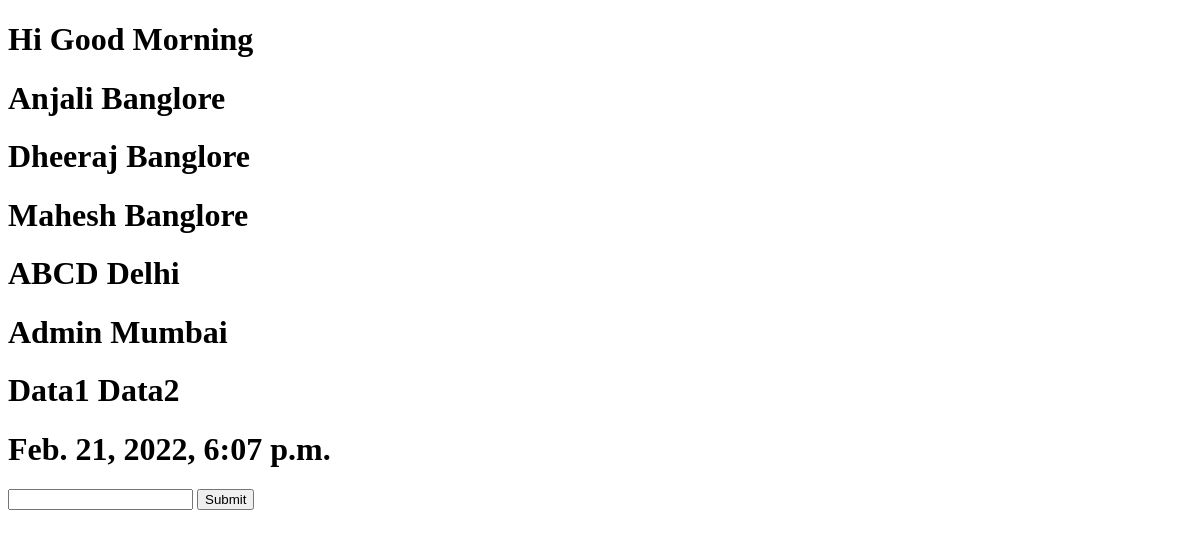
Before: /home/list/ with the older database file.
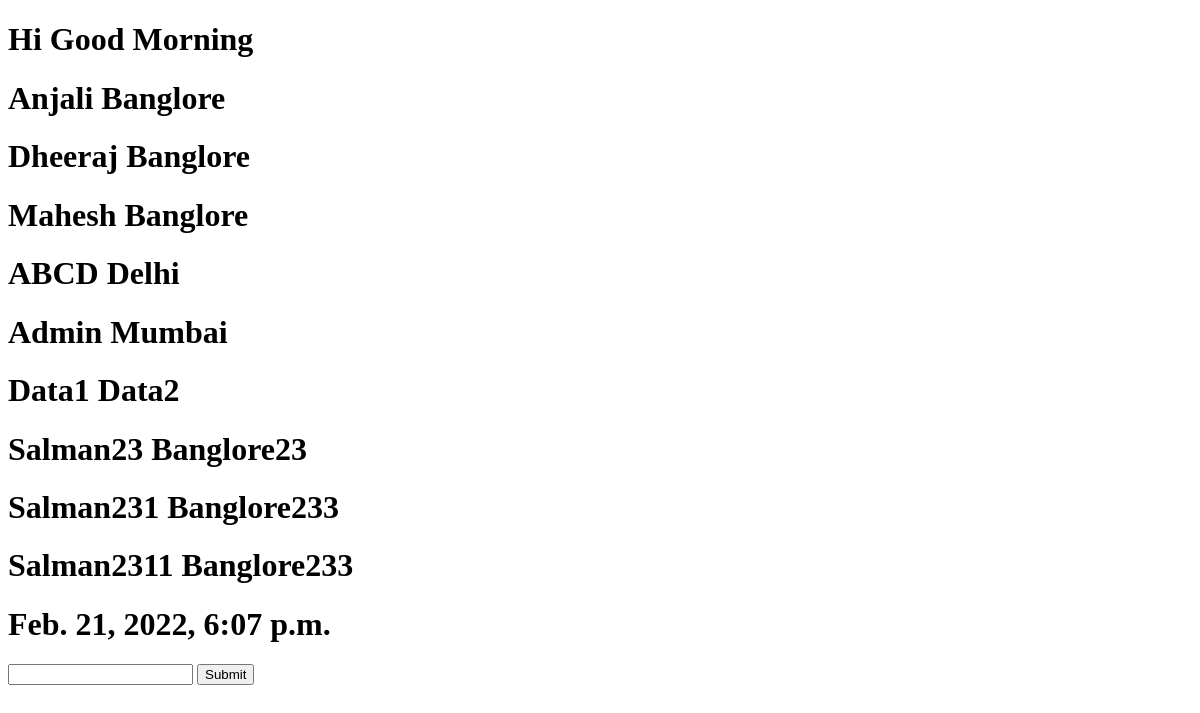
After: the same page with the newer database file.
### home/models.py (models this page shows, shortened)
class HomePage(models.Model):
    name = models.CharField(max_length=60,primary_key=True,default="Salman")
    city = models.CharField(max_length=60,default="Banglore")
    pub_date = models.DateField()

### home/views.py (the view)
# urls.py: path('list/', views.HomeListView.as_view(), name='list'),
class HomeListView(ListView):
    template_name = "index.html"
    model = HomePage
    def get_queryset(self, *args, **kwargs):
        a = HomePage.objects.all()
        return a
    def get_context_data(self, *args, **kwargs):
        context = super(HomeListView, self).get_context_data(*args, **kwargs)
        context['today'] = timezone.now()
        return context

### assets/templates/index.html (shortened to what this page needs)
<!DOCTYPE html>
<html lang="en" dir="ltr">
  <head>
  </head>
  <body>
    <h1>Hi Good Morning</h1>
    {% for i in object_list %}
    <h1>{{i.name}} {{i.city}}</h1>
    {% endfor%}
    <h1>{{today}}</h1>
    <form method="post" id="ajax-form">
      <input type="text" class="name_class" id = 'name' value="">
      <input type="submit" id="ajax-test" value="Submit">
    </form>
  </body>
</html>

Changed rows visible on the page:
added HomePage: name "Salman23", city "Banglore23"
added HomePage: name "Salman231", city "Banglore233"
added HomePage: name "Salman2311", city "Banglore233"
